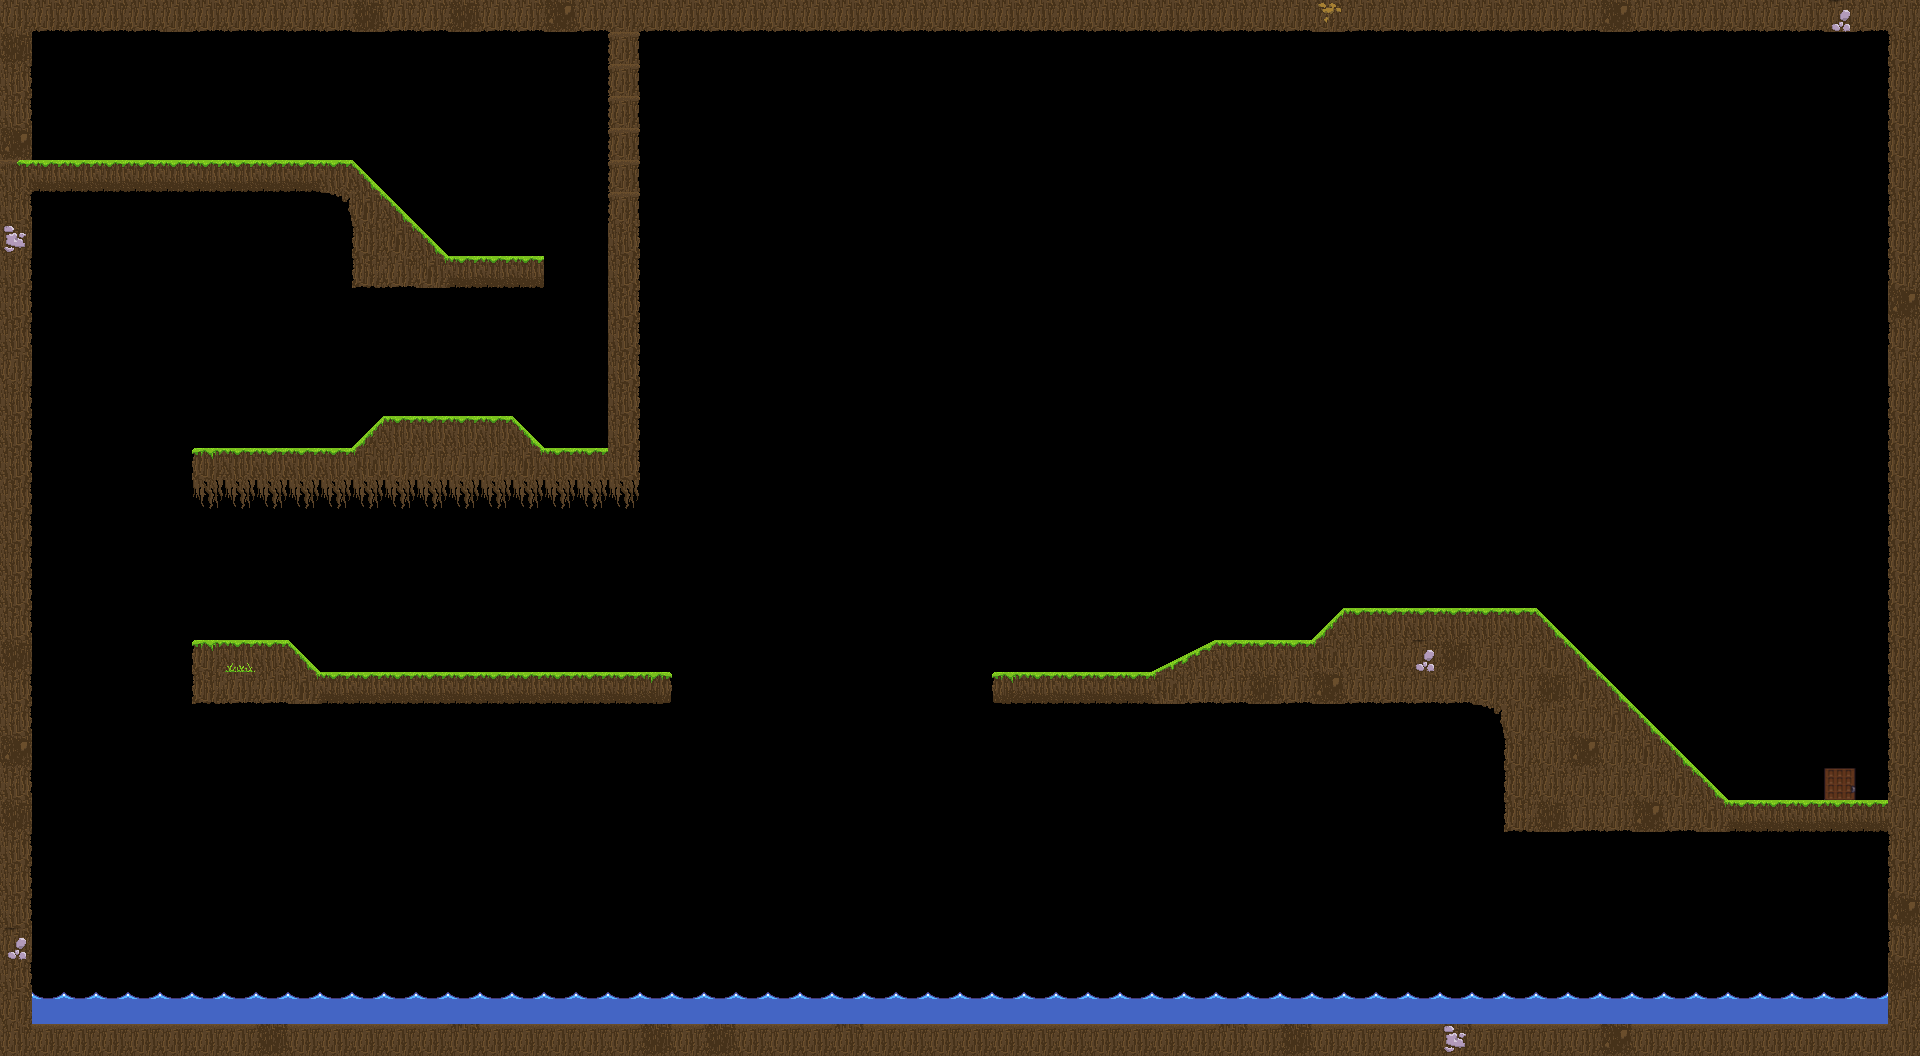

Tiled map render using the project's own tile images. Description and the whole map definition, tile-layer contents included, below:
An orthogonal 60x33 tile map with 32x32 px tiles, 1 tile layer (Tile Layer 1) and 33 objects (16x solid, 4x SlopeLeft, 3x enemy, 3x SlopeRight, 2x hazard, ...).

<map version="1.2" tiledversion="1.2.0" orientation="orthogonal" renderorder="right-down" width="60" height="33" tilewidth="32" tileheight="32" infinite="0" nextlayerid="3" nextobjectid="136">
 <tileset firstgid="1" name="Tiles" tilewidth="32" tileheight="32" tilecount="64" columns="8">
  <image source="Media/Textures/Tiles.png" width="256" height="256" />
 </tileset>
 <layer id="1" name="Tile Layer 1" width="60" height="33">
  <data encoding="csv">
5,10,10,10,10,5,10,10,10,10,10,33,10,10,33,10,10,34,10,5,10,10,10,10,10,10,10,10,10,10,10,10,10,10,10,10,10,10,10,10,10,50,10,10,10,10,10,10,10,10,34,10,10,10,10,10,10,48,10,5,
33,0,0,0,0,0,0,0,0,0,0,0,0,0,0,0,0,0,0,17,0,0,0,0,0,0,0,0,0,0,0,0,0,0,0,0,0,0,0,0,0,0,0,0,0,0,0,0,0,0,0,0,0,0,0,0,0,0,0,4,
11,0,0,0,0,0,0,0,0,0,0,0,0,0,0,0,0,0,0,17,0,0,0,0,0,0,0,0,0,0,0,0,0,0,0,0,0,0,0,0,0,0,0,0,0,0,0,0,0,0,0,0,0,0,0,0,0,0,0,4,
11,0,0,0,0,0,0,0,0,0,0,0,0,0,0,0,0,0,0,17,0,0,0,0,0,0,0,0,0,0,0,0,0,0,0,0,0,0,0,0,0,0,0,0,0,0,0,0,0,0,0,0,0,0,0,0,0,0,0,4,
34,0,0,0,0,0,0,0,0,0,0,0,0,0,0,0,0,0,0,17,0,0,0,0,0,0,0,0,0,0,0,0,0,0,0,0,0,0,0,0,0,0,0,0,0,0,0,0,0,0,0,0,0,0,0,0,0,0,0,4,
20,23,23,23,23,23,23,23,23,23,1,21,0,0,0,0,0,0,0,17,0,0,0,0,0,0,0,0,0,0,0,0,0,0,0,0,0,0,0,0,0,0,0,0,0,0,0,0,0,0,0,0,0,0,0,0,0,0,0,4,
11,0,0,0,0,0,0,0,0,0,13,61,21,0,0,0,0,0,0,17,0,0,0,0,0,0,0,0,0,0,0,0,0,0,0,0,0,0,0,0,0,0,0,0,0,0,0,0,0,0,0,0,0,0,0,0,0,0,0,4,
49,0,0,0,0,0,0,0,0,0,0,4,61,21,0,0,0,0,0,11,0,0,0,0,0,0,0,0,0,0,0,0,0,0,0,0,0,0,0,0,0,0,0,0,0,0,0,0,0,0,0,0,0,0,0,0,0,0,0,4,
11,0,0,0,0,0,0,0,0,0,0,59,10,61,23,23,23,0,0,11,0,0,0,0,0,0,0,0,0,0,0,0,0,0,0,0,0,0,0,0,0,0,0,0,0,0,0,0,0,0,0,0,0,0,0,0,0,0,0,4,
11,0,0,0,0,0,0,0,0,0,0,0,0,0,0,0,0,0,0,11,0,0,0,0,0,0,0,0,0,0,0,0,0,0,0,0,0,0,0,0,0,0,0,0,0,0,0,0,0,0,0,0,0,0,0,0,0,0,0,34,
11,0,0,0,0,0,0,0,0,0,0,0,0,0,0,0,0,0,0,11,0,0,0,0,0,0,0,0,0,0,0,0,0,0,0,0,0,0,0,0,0,0,0,0,0,0,0,0,0,0,0,0,0,0,0,0,0,0,0,4,
5,0,0,0,0,0,0,0,0,0,0,0,0,0,0,0,0,0,0,11,0,0,0,0,0,0,0,0,0,0,0,0,0,0,0,0,0,0,0,0,0,0,0,0,0,0,0,0,0,0,0,0,0,0,0,0,0,0,0,5,
11,0,0,0,0,0,0,0,0,0,0,0,0,0,0,0,0,0,0,11,0,0,0,0,0,0,0,0,0,0,0,0,0,0,0,0,0,0,0,0,0,0,0,0,0,0,0,0,0,0,0,0,0,0,0,0,0,0,0,4,
6,0,0,0,0,0,0,0,0,0,0,57,1,1,1,1,21,0,0,11,0,0,0,0,0,0,0,0,0,0,0,0,0,0,0,0,0,0,0,0,0,0,0,0,0,0,0,0,0,0,0,0,0,0,0,0,0,0,0,4,
11,0,0,0,0,0,3,1,1,1,1,62,5,5,5,5,61,1,1,11,0,0,0,0,0,0,0,0,0,0,0,0,0,0,0,0,0,0,0,0,0,0,0,0,0,0,0,0,0,0,0,0,0,0,0,0,0,0,0,4,
11,0,0,0,0,0,24,24,24,24,24,24,24,24,24,24,24,24,24,24,0,0,0,0,0,0,0,0,0,0,0,0,0,0,0,0,0,0,0,0,0,0,0,0,0,0,0,0,0,0,0,0,0,0,0,0,0,0,0,4,
6,0,0,0,0,0,0,0,0,0,0,0,0,0,0,0,0,0,0,0,0,0,0,0,0,0,0,0,0,0,0,0,0,0,0,0,0,0,0,0,0,0,0,0,0,0,0,0,0,0,0,0,0,0,0,0,0,0,0,4,
6,0,0,0,0,0,0,0,0,0,0,0,0,0,0,0,0,0,0,0,0,0,0,0,0,0,0,0,0,0,0,0,0,0,0,0,0,0,0,0,0,0,0,0,0,0,0,0,0,0,0,0,0,0,0,0,0,0,0,4,
6,0,0,0,0,0,0,0,0,0,0,0,0,0,0,0,0,0,0,0,0,0,0,0,0,0,0,0,0,0,0,0,0,0,0,0,0,0,0,0,0,0,0,0,0,0,0,0,0,0,0,0,0,0,0,0,0,0,0,4,
6,0,0,0,0,0,0,0,0,0,0,0,0,0,0,0,0,0,0,0,0,0,0,0,0,0,0,0,0,0,0,0,0,0,0,0,0,0,0,0,0,57,1,1,1,1,1,1,21,0,0,0,0,0,0,0,0,0,0,4,
33,0,0,0,0,0,3,27,1,21,0,0,0,0,0,0,0,0,0,0,0,0,0,0,0,0,0,0,0,0,0,0,0,0,0,0,53,54,1,1,1,62,5,5,48,33,5,5,61,21,0,0,0,0,0,0,0,0,0,4,
11,0,0,0,0,0,59,10,10,61,23,23,23,23,23,23,23,23,23,23,63,0,0,0,0,0,0,0,0,0,0,22,23,23,23,23,62,10,10,33,10,34,10,10,10,10,5,5,33,61,21,0,0,0,0,0,0,0,0,4,
11,0,0,0,0,0,0,0,0,0,0,0,0,0,0,0,0,0,0,0,0,0,0,0,0,0,0,0,0,0,0,0,0,0,0,0,0,0,0,0,0,0,0,0,0,0,13,5,5,5,61,21,0,0,0,0,0,0,0,4,
34,0,0,0,0,0,0,0,0,0,0,0,0,0,0,0,0,0,0,0,0,0,0,0,0,0,0,0,0,0,0,0,0,0,0,0,0,0,0,0,0,0,0,0,0,0,0,4,5,34,5,61,21,0,0,0,0,0,0,4,
11,0,0,0,0,0,0,0,0,0,0,0,0,0,0,0,0,0,0,0,0,0,0,0,0,0,0,0,0,0,0,0,0,0,0,0,0,0,0,0,0,0,0,0,0,0,0,4,5,5,5,5,61,21,0,0,0,47,0,4,
33,0,0,0,0,0,0,0,0,0,0,0,0,0,0,0,0,0,0,0,0,0,0,0,0,0,0,0,0,0,0,0,0,0,0,0,0,0,0,0,0,0,0,0,0,0,0,59,33,10,10,34,10,61,23,23,23,23,23,5,
11,0,0,0,0,0,0,0,0,0,0,0,0,0,0,0,0,0,0,0,0,0,0,0,0,0,0,0,0,0,0,0,0,0,0,0,0,0,0,0,0,0,0,0,0,0,0,0,0,0,0,0,0,0,0,0,0,0,0,4,
6,0,0,0,0,0,0,0,0,0,0,0,0,0,0,0,0,0,0,0,0,0,0,0,0,0,0,0,0,0,0,0,0,0,0,0,0,0,0,0,0,0,0,0,0,0,0,0,0,0,0,0,0,0,0,0,0,0,0,4,
6,0,0,0,0,0,0,0,0,0,0,0,0,0,0,0,0,0,0,0,0,0,0,0,0,0,0,0,0,0,0,0,0,0,0,0,0,0,0,0,0,0,0,0,0,0,0,0,0,0,0,0,0,0,0,0,0,0,0,34,
48,0,0,0,0,0,0,0,0,0,0,0,0,0,0,0,0,0,0,0,0,0,0,0,0,0,0,0,0,0,0,0,0,0,0,0,0,0,0,0,0,0,0,0,0,0,0,0,0,0,0,0,0,0,0,0,0,0,0,4,
11,0,0,0,0,0,0,0,0,0,0,0,0,0,0,0,0,0,0,0,0,0,0,0,0,0,0,0,0,0,0,0,0,0,0,0,0,0,0,0,0,0,0,0,0,0,0,0,0,0,0,0,0,0,0,0,0,0,0,33,
5,40,40,40,40,40,40,40,40,40,40,40,40,40,40,40,40,40,40,40,40,40,40,40,40,40,40,40,40,40,40,40,40,40,40,40,40,40,40,40,40,40,40,40,40,40,40,40,40,40,40,40,40,40,40,40,40,40,40,5,
5,15,15,15,15,15,15,15,33,15,15,15,15,15,5,15,15,15,15,15,33,15,33,15,15,15,5,15,15,15,15,15,15,15,15,15,15,15,5,15,33,15,15,15,15,49,15,15,15,15,34,15,15,15,15,15,15,15,15,5
</data>
 </layer>
 <objectgroup id="2" name="Object Layer 1">
  <object id="2" name="solid" x="0" y="0" width="32" height="1056" />
  <object id="4" name="solid" x="1888" y="32" width="32" height="992" />
  <object id="5" name="solid" x="32" y="0" width="1888" height="32" />
  <object id="6" name="solid" x="32" y="1024" width="1888" height="32" />
  <object id="97" name="archer" x="402" y="372" width="77" height="44" />
  <object id="99" name="enemy" x="216" y="110" width="48" height="50" />
  <object id="100" name="enemy" x="506" y="622" width="48" height="50" />
  <object id="101" name="enemy" x="1016" y="622" width="48" height="50" />
  <object id="102" name="VerticalPlatform" x="32" y="512" width="96" height="11" />
  <object id="103" name="HorizontalPlatform" x="736" y="620" width="96" height="11" />
  <object id="104" name="solid" x="32" y="160" width="320" height="32" />
  <object id="105" name="solid" x="352" y="256" width="192" height="32" />
  <object id="106" name="solid" x="192" y="448" width="448" height="32" />
  <object id="107" name="solid" x="192" y="672" width="480" height="32" />
  <object id="108" name="solid" x="192" y="640" width="96" height="32" />
  <object id="110" name="solid" x="384" y="416" width="128" height="32" />
  <object id="111" name="solid" x="1344" y="608" width="192" height="32" />
  <object id="112" name="solid" x="1216" y="640" width="320" height="64" />
  <object id="113" name="solid" x="992" y="672" width="224" height="32" />
  <object id="114" name="solid" x="1504" y="800" width="384" height="32" />
  <object id="115" name="solid" x="1504" y="704" width="32" height="96" />
  <object id="116" name="SlopeLeft" x="352" y="162" width="96" height="94" />
  <object id="117" name="SlopeLeft" x="512" y="418" width="32" height="30" />
  <object id="118" name="SlopeRight" x="352" y="418" width="32" height="30" />
  <object id="119" name="SlopeLeft" x="288" y="642" width="32" height="30" />
  <object id="120" name="SlopeLeft" x="1536" y="610" width="192" height="190" />
  <object id="122" name="SlopeRight" x="1312" y="610" width="32" height="30" />
  <object id="124" name="SlopeRight" x="1151.5" y="642" width="64" height="32" />
  <object id="125" name="solid" x="608" y="32" width="32" height="416" />
  <object id="127" name="finish" x="1846" y="768" width="10" height="32" />
  <object id="128" name="hazard" x="192" y="480" width="448" height="24" />
  <object id="129" name="hazard" x="32" y="998" width="1856" height="26" />
  <object id="131" name="player" x="80.8017" y="85.9904" width="20" height="27" />
 </objectgroup>
</map>